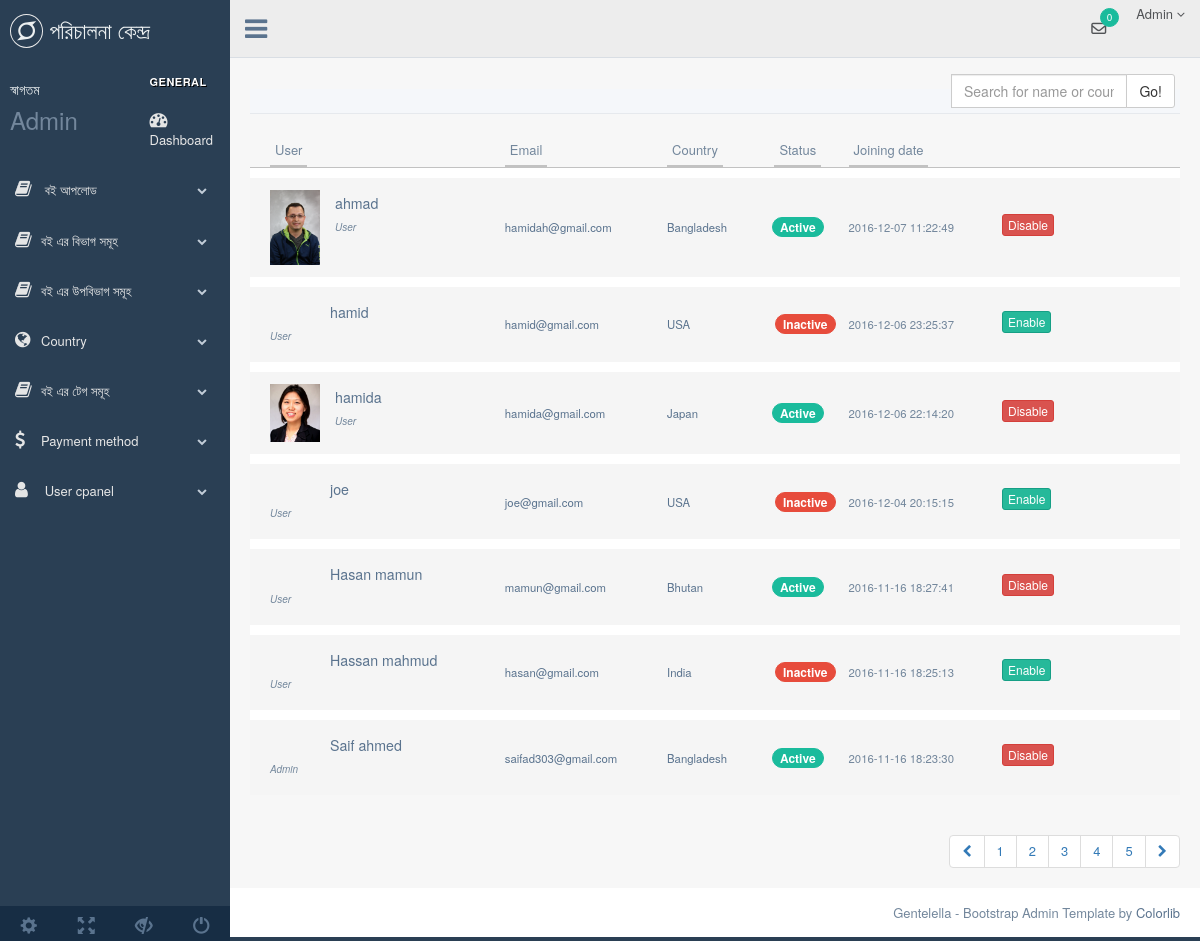
Screenshot of /index.php/search/search_user with the database file from the repository.
### tables this page shows
CREATE TABLE `user` (
  `id` smallint(5) unsigned NOT NULL auto_increment,
  `name` varchar(40) NOT NULL,
  `email` varchar(30) NOT NULL,
  `password` varchar(30) NOT NULL,
  `type` varchar(1) NOT NULL,
  `status` varchar(40) NOT NULL,
  `countryid` smallint(5) unsigned NOT NULL,
  `picture` varchar(4) NOT NULL,
  `datetime` datetime NOT NULL,
  `transfer_id` varchar(100) NOT NULL,
  `activation` tinyint(1) unsigned NOT NULL,
  `visibility` tinyint(1) unsigned NOT NULL,
  PRIMARY KEY  (`id`),
  UNIQUE KEY `email` (`email`),
  KEY `countryid` (`countryid`)
);

CREATE TABLE `country` (
  `id` smallint(5) unsigned NOT NULL auto_increment,
  `name` varchar(20) NOT NULL,
  PRIMARY KEY  (`id`),
  UNIQUE KEY `name` (`name`)
);

### application/controllers/search.php (called while the page is built, shortened)
<?php
class Search extends CI_Controller
{
    public function search_user()
    {
        $title = "";
        $data['title'] = "DLOBL";
        $id = $this->session->userdata("myid");
        $data['allData'] = $this->am->view_data("user", "*", array("id" => $id));
        $data['searchu'] = $this->am->search_user($title);
        $data1['searcnt'] = $this->am->search_country($title);
        $data2['searchem'] = $this->am->search_email($title);
        $data['allCountry'] = $this->am->view_with_asc("country", "*", "id");
        $data['allNtData'] = $this->am->view_notification();
        $data['allp4m'] = $this->am->view_with_asc("pay4mem", "*", "id");
        $data['content'] = $this->load->view("admin/user_search", $data, TRUE);
        $data['content'] = $this->load->view("admin/user_search", $data1, TRUE);
        $data['content'] = $this->load->view("admin/user_search", $data2, TRUE);
        $this->load->view("admin/admin_master", $data);
    }
}

### index.php (called while the page is built, shortened)
<?php
require_once BASEPATH.'core/CodeIgniter.php';

### application/models/amader_model.php (called while the page is built, shortened)
<?php
class Amader_Model extends CI_Model
{
    public function view_notification()
    {
        $this->db->select("p.id, p.transferid, p.taka, p.paymentdate, p.userid, p.bankid,p.duration,u.id uid, u.name uname,u.picture upic,u.email uemail,cnt.name cntname, pm.bank_name pmname");
        $this->db->from("pay4mem p");
        $this->db->join("user u", "u.id = p.userid");
        $this->db->join("paymentmethod pm", "pm.id = p.bankid");
        $this->db->join("country cnt", "cnt.id = u.countryid");
        $this->db->order_by("p.id", "desc");
        $this->db->group_by("p.id");
        return $this->db->get()->result();
    }
    public function search_user($title)
    {
        $this->db->select("u.id, u.name, u.email,u.type,u.picture, u.activation,u.datetime,u.countryid, cnt.name cntname");
        $this->db->from("user u");
        $this->db->join("country cnt", "cnt.id = u.countryid");
        $this->db->order_by("u.id", "desc");
        $this->db->group_by("u.id");
        return $this->db->get()->result();
    }
    public function search_email($title)
    {
        $this->db->select("u.id, u.name, u.email,u.type,u.picture, u.activation,u.datetime,u.countryid, cnt.name cntname");
        $this->db->from("user u");
        $this->db->join("country cnt", "cnt.id = u.countryid");
        $this->db->order_by("u.id", "desc");
        $this->db->group_by("u.id");
        return $this->db->get()->result();
    }
    public function search_country($title)
    {
        $this->db->select("cnt.id,cnt.name,u.id uid,u.name uname,u.email uemail,u.countryid ucntid,u.type utype,u.activation uactive,u.datetime udate,u.picture upic");
        $this->db->from("country cnt");
        $this->db->join("user u", "u.countryid = cnt.id");
        $this->db->order_by("u.id", "desc");
        $this->db->group_by("cnt.id");
        return $this->db->get()->result();
    }
    public function view_data($table, $field, $where)
    {
        if ($where)
        {
            $this->db->where($where);
        }
        $this->db->select($field);
        $this->db->from($table);
        return $this->db->get()->result();
    }
    public function view_with_asc($table, $field, $order)
    {
        $this->db->select($field);
        $this->db->from($table);
        $this->db->order_by($order, "asc");
        return $this->db->get()->result();
    }
}

### application/views/admin/user_search.php (the view, shortened to what this page needs)
<div class="" role="tabpanel" data-example-id="togglable-tabs">
    <ul id="myTab" class="nav nav-tabs bar_tabs" role="tablist">
        <div class="title_right">
            <div class="col-md-3 col-sm-3 col-xs-12 form-group pull-right user-profile">
                <form action="<?php echo base_url(); ?>search/search_user" method="get">
                    <div class="input-group">
                        <input type="text" class="form-control" placeholder="Search for name or country..." name="serchu">
                        <span class="input-group-btn">
                            <button class="btn btn-default" type="submit">Go!</button>
                        </span>
                    </div>
                </form>
            </div>
        </div>
    </ul>
    <div id="myTabContent" class="tab-content">
        <div role="tabpanel" class="tab-pane fade active in" id="tab_content1" aria-labelledby="home-tab">
            <link href="https://maxcdn.bootstrapcdn.com/font-awesome/4.3.0/css/font-awesome.min.css" rel="stylesheet">
            <div class="container">
                <div class="row">
                    <div class="col-lg-12">
                        <div class="main-box clearfix">
                            <div class="table-responsive">
                                <table class="table user-list">
                                    <thead>
                                        <tr>
                                            <th><span>User</span></th>
                                            <th><span>Email</span></th>
                                            <th><span>Country</span></th>
                                            <th class="text-center"><span>Status</span></th>
                                            <th><span>Joining date</span></th>
                                            <th>&nbsp;</th>
                                        </tr>
                                    </thead>
                                    <tbody>
                                        <?php
                                        if ($searchu)
                                        {
                                            foreach ($searchu as $upro)
                                            {
                                                ?>
                                                <tr>
                                                    <td>
                                                        <img src="<?php echo base_url() . "uesrpic/upic_" . $upro->id . "." . $upro->picture; ?>" alt="">
                                                        <a href="#" class="user-link"><?php echo $upro->name; ?></a>
                                                        <span class="user-subhead">
                                                            <?php
                                                            if ($upro->type == "a")
                                                            {
                                                                echo 'Admin';
                                                            }
                                                            else
                                                            {
                                                                echo 'User';
                                                            }
                                                            ?>
                                                        </span>
                                                    </td>
                                                    <td>
                                                        <a href="#"><?php echo $upro->email; ?></a>
                                                    </td>
                                                    <td>
                                                        <a href="#">
                                                            <?php
                                                            foreach ($allCountry as $ucnt)
                                                            {
                                                                if ($ucnt->id == $upro->countryid)
                                                                {
                                                                    echo $ucnt->name;
                                                                }
                                                            }
                                                            ?>
                                                        </a>
                                                    </td>
                                                    <td class="text-center">
                                                        <?php
                                                        if ($upro->activation == 1)
                                                        {
                                                            ?>
                                                            <span class="badge bg-green">Active</span>
                                                            <?php
                                                        }
                                                        else
                                                        {
                                                            ?>
                                                            <span class="badge bg-red">Inactive</span>
                                                            <?php
                                                        }
                                                        ?>
                                                    </td>
                                                    <td>
                                                        <?php echo $upro->datetime; ?>
                                                    </td>
                                                    <td style="width: 20%;">
                                                        <?php
                                                        if ($upro->activation == 0)
                                                        {
                                                            ?>
                                                            <a href="<?php echo base_url() . "user/enable/" . $upro->id; ?>"><button type="button" class="btn btn-success btn-xs">
                                                                    Enable
                                                                </button></a>
                                                            <?php
                                                        }
                                                        else
                                                        {
                                                            ?>
                                                            <a href="<?php echo base_url() . "user/disable/" . $upro->id; ?>"><button type="button" class="btn btn-danger btn-xs">
                                                                    Disable
                                                                </button></a>
                                                            <?php
                                                        }
                                                        ?>
                                                    </td>
                                                </tr>
                                                <?php
                                            }
                                        }
                                        ?>
                                    </tbody>
                                </table>
                            </div>
                            <ul class="pagination pull-right">
                                <li><a href="#"><i class="fa fa-chevron-left"></i></a></li>
                                <li><a href="#">1</a></li>
                                <li><a href="#">2</a></li>
                                <li><a href="#">3</a></li>
                                <li><a href="#">4</a></li>
                                <li><a href="#">5</a></li>
                                <li><a href="#"><i class="fa fa-chevron-right"></i></a></li>
                            </ul>
                        </div>
                    </div>
                </div>
            </div>
        </div>
            <link href="https://maxcdn.bootstrapcdn.com/font-awesome/4.3.0/css/font-awesome.min.css" rel="stylesheet">
    </div>
</div>

### admin/build/css/liststyle.css (style rules this page uses)
.user-profile { padding: 0; margin-top: -15px; }
.user-list tbody td > img { position: relative; max-width: 50px; float: left; margin-right: 15px; }
.user-list tbody td .user-link { display: block; font-size: 1.25em; padding-top: 3px; margin-left: 60px; }
.user-list tbody td .user-subhead { font-size: 0.875em; font-style: italic; }
.table { border-collapse: separate; }
.table thead > tr > th { border-bottom: 1px solid #C2C2C2; padding-bottom: 0; }
.table tbody > tr > td { font-size: 0.875em; background: #f5f5f5; border-top: 10px solid #fff; vertical-align: middle; padding: 12px 8px; }
.table tbody > tr > td:first-child, .table thead > tr > th:first-child { padding-left: 20px; }
.table thead > tr > th span { border-bottom: 2px solid #C2C2C2; display: inline-block; padding: 0 5px; padding-bottom: 5px; font-weight: normal; }
.bg-red { margin-right: -15px; }

### rows the page displays
user: picture (picture), name "ahmad", type "User", email "hamidah@gmail.com", activation "Active", datetime "2016-12-07 11:22:49"
country: name "Bangladesh"
user: name "hamid", type "User", email "hamid@gmail.com", activation "Inactive", datetime "2016-12-06 23:25:37"
country: name "USA"
user: shows a picture, name "hamida", type "User", email "hamida@gmail.com", activation "Active", datetime "2016-12-06 22:14:20"
country: name "Japan"
user: name "joe", type "User", email "joe@gmail.com", activation "Inactive", datetime "2016-12-04 20:15:15"
user: name "Hasan mamun", type "User", email "mamun@gmail.com", activation "Active", datetime "2016-11-16 18:27:41"
country: name "Bhutan"
user: name "Hassan mahmud", type "User", email "hasan@gmail.com", activation "Inactive", datetime "2016-11-16 18:25:13"
country: name "India"
user: name "Saif ahmed", type "Admin", email "saifad303@gmail.com", activation "Active", datetime "2016-11-16 18:23:30"

### other values shown
$count "0"
